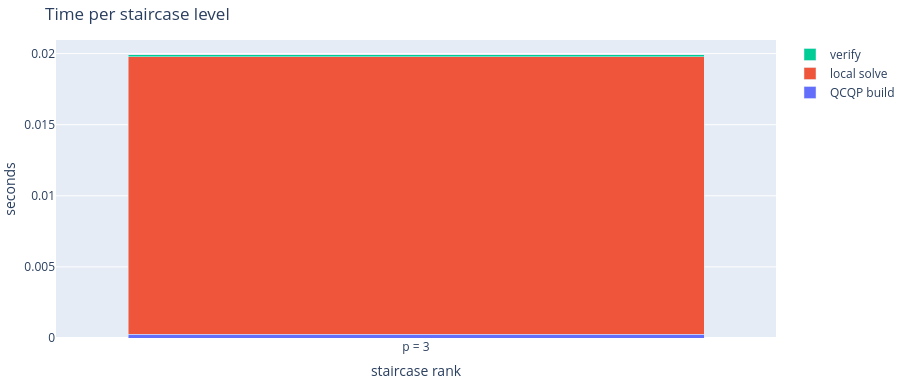

Notebook code cell kept with this figure:
### Markdown cell above
## Where the time goes

### Code cell
ranks = np.asarray(result.getRanksVisited()).astype(int)
phases = {
    "QCQP build": np.asarray(result.getQcqpBuildTimePerLevel()),
    "local solve": np.asarray(result.getNlpTimePerLevel()),
    "verify": np.asarray(result.getVerifyTimePerLevel()),
}

timing = go.Figure()
for name, seconds in phases.items():
    timing.add_trace(go.Bar(x=[f"p = {level}" for level in ranks], y=seconds, name=name))
timing.update_layout(
    barmode="stack", title="Time per staircase level",
    xaxis_title="staircase rank", yaxis_title="seconds",
    height=380, margin=dict(l=0, r=0, t=40, b=0))
timing.show()

for name, seconds in phases.items():
    print(f"{name:>12}: {seconds.sum():.5f} s")

### Figure 1 — Plotly figure (JSON) as saved in the notebook; plotly's stock layout.template omitted (floating-point values rounded to 4 significant figures)
{"data": [{"name": "QCQP build", "type": "bar", "x": ["p = 3"], "y": [0.0002701]}, {"name": "local solve", "type": "bar", "x": ["p = 3"], "y": [0.01951]}, {"name": "verify", "type": "bar", "x": ["p = 3"], "y": [0.000132]}], "layout": {"barmode": "stack", "height": 380, "margin": {"b": 0, "l": 0, "r": 0, "t": 40}, "title": {"text": "Time per staircase level"}, "xaxis": {"title": {"text": "staircase rank"}}, "yaxis": {"title": {"text": "seconds"}}}}
